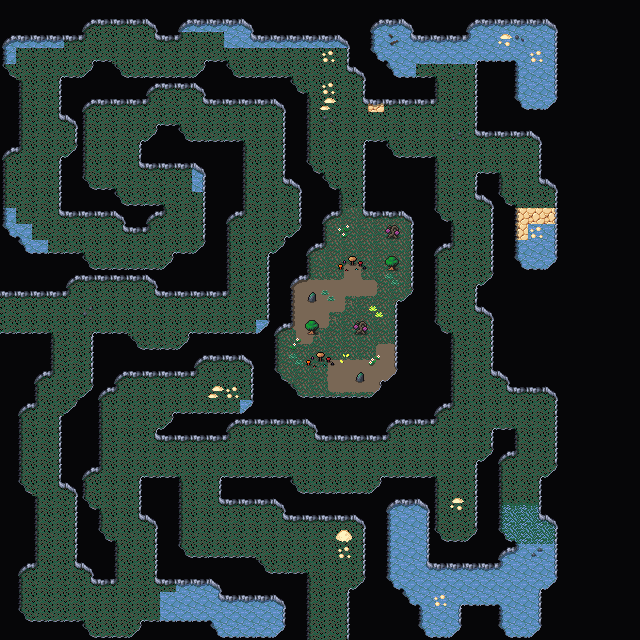

A level layout from a 2D game, rendered from its tile map. Below: a short description, then the map file with tile-grid data replaced by summaries:
An orthogonal 40x40 tile map with 16x16 px tiles, 4 tile layers (Background, Ground, Walls, Clutter), 2 tilesets and 11 objects.

<map version="1.10" tiledversion="1.10.1" orientation="orthogonal" renderorder="right-down" width="40" height="40" tilewidth="16" tileheight="16" infinite="0" nextlayerid="8" nextobjectid="72">
 <editorsettings>
  <export target="wastetown..tmx" format="tmx" />
 </editorsettings>
 <tileset firstgid="1" source="../../../../common/maps/tileset/main.tsx" />
 <tileset firstgid="10113" source="../../../../common/maps/tileset/buildings.tsx" />
 <layer id="1" name="Background" width="40" height="40">
  <data>[1600 cells, 1600 non-empty, 4 distinct tile ids]</data>
 </layer>
 <layer id="7" name="Ground" width="40" height="40">
  <data>[1600 cells, 91 non-empty, 15 distinct tile ids]</data>
 </layer>
 <layer id="2" name="Walls" width="40" height="40">
  <data>[1600 cells, 1215 non-empty, 18 distinct tile ids]</data>
 </layer>
 <layer id="3" name="Clutter" width="40" height="40">
  <properties>
   <property name="spriteLayer" type="bool" value="true" />
  </properties>
  <data>[1600 cells, 36 non-empty, 20 distinct tile ids]</data>
 </layer>
 <objectgroup id="4" name="Objects">
  <object id="59" template="../../../../common/maps/obj/door_right.tx" x="-0.33333" y="320.333">
   <properties>
    <property name="teleport" value="../Shandalar Old Border/maps/map/cave/cave_multilevel_4/cave_23A3.tmx" />
    <property name="teleportObjectId" value="61" />
   </properties>
  </object>
  <object id="62" template="../../../../common/maps/obj/door_up.tx" x="321.94" y="639.409">
   <properties>
    <property name="teleport" value="../Shandalar Old Border/maps/map/cave/cave_multilevel_4/cave_23B4.tmx" />
    <property name="teleportObjectId" value="61" />
   </properties>
  </object>
  <object id="63" template="../../../../common/maps/obj/enemy.tx" x="370" y="241.666">
   <properties>
    <property name="displayNameOverride" value="Cave Faerie" />
    <property name="enemy" value="Faerie" />
    <property name="threatRange" type="int" value="50" />
   </properties>
  </object>
  <object id="64" template="../../../../common/maps/obj/enemy.tx" x="256.334" y="228.666">
   <properties>
    <property name="displayNameOverride" value="Cave Faerie" />
    <property name="enemy" value="Dimir Faerie" />
    <property name="threatRange" type="int" value="50" />
   </properties>
  </object>
  <object id="65" template="../../../../common/maps/obj/treasure.tx" x="311.667" y="276.667" />
  <object id="66" template="../../../../common/maps/obj/treasure.tx" x="326.333" y="396" />
  <object id="67" template="../../../../common/maps/obj/gold.tx" x="395" y="255" />
  <object id="68" template="../../../../common/maps/obj/gold.tx" x="279.333" y="376.333" />
  <object id="69" template="../../../../common/maps/obj/enemy.tx" x="338.667" y="127.333">
   <properties>
    <property name="displayNameOverride" value="Cave Faerie" />
    <property name="enemy" value="Eldraine Faerie" />
    <property name="threatRange" type="int" value="50" />
   </properties>
  </object>
  <object id="70" template="../../../../common/maps/obj/enemy.tx" x="42.3333" y="144.667">
   <properties>
    <property name="enemy" value="Dimir Faerie" />
   </properties>
  </object>
  <object id="71" template="../../../../common/maps/obj/enemy.tx" x="494.667" y="167.667">
   <properties>
    <property name="displayNameOverride" value="Cave Faerie" />
    <property name="enemy" value="Eldraine Faerie" />
    <property name="threatRange" type="int" value="50" />
   </properties>
  </object>
 </objectgroup>
</map>
